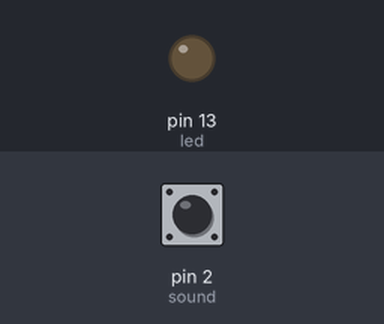
Recording of a sketch running on a simulated Arduino Uno, built with avr-gcc and run on an emulated ATmega328P. Shown: output pins drawn as LEDs (lit = HIGH). Dashed ring = blinking. The test bench sets the inputs (shaded band); at power-on: pin 2 (sound) LOW. What the sketch prints to the serial monitor is not drawn.

Above: at 1.2 s.
1.3 s: pin 2 (sound) pulsed HIGH 5 times (0.12 s each, 0.3 s apart)
At 1.75 s:
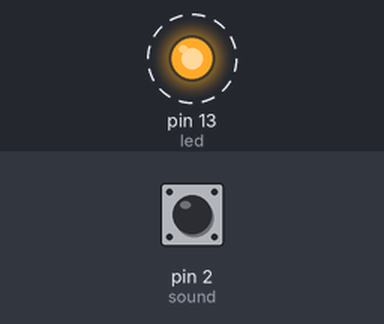
Timing chart, 0 to 4.3 s (numbered marks = the images above; inputs shaded):
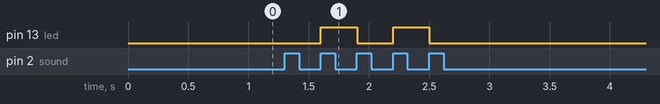

The sketch:

clapper.ino
```cpp
int led = 13 ;// LED pin for debugging
int sound = 2;//digital sound input
int val;

bool isOn = false;
int minDelay = 100;
int maxDelay = 600;
int t1;
int t2;

void setup ()
{
  pinMode (led, OUTPUT) ;// define LED as output interface

  pinMode(sound, INPUT);

  Serial.begin(9600);
}

void loop ()
{

  val = digitalRead(sound);

  if (val){
    t1 = t2;
    t2 = millis();
    if (t2-t1 > minDelay && t2-t1 < maxDelay){
      isOn = !isOn;
    }
  }

  digitalWrite(led, isOn);
  Serial.println(isOn);
}
```

Measured:
- after the input at 1.3 s, pin 13 (led): alternates HIGH for 0.30 s and LOW for 0.30 s, 4 changes in all, then stays LOW, starting after 0.30 s
